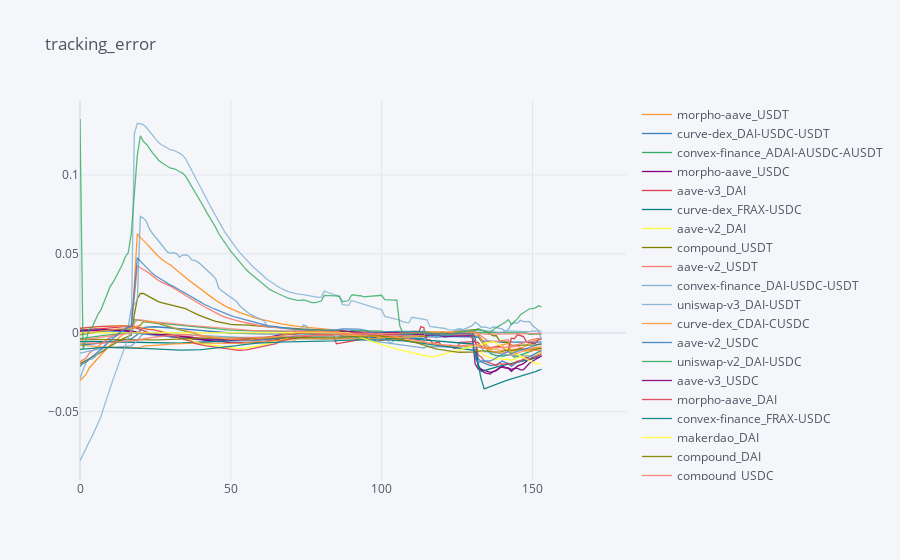

Here is the notebook cell this chart was saved with:
### Code cell
tracking_error = (backtest['pred_apy'].rolling(28).mean().shift(-28)-backtest['apy'])
tracking_error = tracking_error.rename(columns={col: strategies[vault][vault][int(col)] if col != 'total' else col for col in backtest['weights'].columns})
tracking_error.iplot(title='tracking_error')

### Figure 1 — Plotly figure (JSON) as saved in the notebook; plotly's stock layout.template omitted (floating-point values rounded to 4 significant figures; data arrays with more than 128 entries replaced by an {"elided": "..."} marker saying what was removed)
{"data": [{"line": {"color": "rgba(255, 153, 51, 1.0)", "dash": "solid", "shape": "linear", "width": 1.3}, "mode": "lines", "name": "morpho-aave_USDT", "text": "", "type": "scatter", "x": {"elided": "182 int values"}, "y": {"elided": "182 mixed values"}}, {"line": {"color": "rgba(55, 128, 191, 1.0)", "dash": "solid", "shape": "linear", "width": 1.3}, "mode": "lines", "name": "curve-dex_DAI-USDC-USDT", "text": "", "type": "scatter", "x": {"elided": "182 int values"}, "y": {"elided": "182 mixed values"}}, {"line": {"color": "rgba(50, 171, 96, 1.0)", "dash": "solid", "shape": "linear", "width": 1.3}, "mode": "lines", "name": "convex-finance_ADAI-AUSDC-AUSDT", "text": "", "type": "scatter", "x": {"elided": "182 int values"}, "y": {"elided": "182 mixed values"}}, {"line": {"color": "rgba(128, 0, 128, 1.0)", "dash": "solid", "shape": "linear", "width": 1.3}, "mode": "lines", "name": "morpho-aave_USDC", "text": "", "type": "scatter", "x": {"elided": "182 int values"}, "y": {"elided": "182 mixed values"}}, {"line": {"color": "rgba(219, 64, 82, 1.0)", "dash": "solid", "shape": "linear", "width": 1.3}, "mode": "lines", "name": "aave-v3_DAI", "text": "", "type": "scatter", "x": {"elided": "182 int values"}, "y": {"elided": "182 mixed values"}}, {"line": {"color": "rgba(0, 128, 128, 1.0)", "dash": "solid", "shape": "linear", "width": 1.3}, "mode": "lines", "name": "curve-dex_FRAX-USDC", "text": "", "type": "scatter", "x": {"elided": "182 int values"}, "y": {"elided": "182 mixed values"}}, {"line": {"color": "rgba(255, 255, 51, 1.0)", "dash": "solid", "shape": "linear", "width": 1.3}, "mode": "lines", "name": "aave-v2_DAI", "text": "", "type": "scatter", "x": {"elided": "182 int values"}, "y": {"elided": "182 mixed values"}}, {"line": {"color": "rgba(128, 128, 0, 1.0)", "dash": "solid", "shape": "linear", "width": 1.3}, "mode": "lines", "name": "compound_USDT", "text": "", "type": "scatter", "x": {"elided": "182 int values"}, "y": {"elided": "182 mixed values"}}, {"line": {"color": "rgba(251, 128, 114, 1.0)", "dash": "solid", "shape": "linear", "width": 1.3}, "mode": "lines", "name": "aave-v2_USDT", "text": "", "type": "scatter", "x": {"elided": "182 int values"}, "y": {"elided": "182 mixed values"}}, {"line": {"color": "rgba(128, 177, 211, 1.0)", "dash": "solid", "shape": "linear", "width": 1.3}, "mode": "lines", "name": "convex-finance_DAI-USDC-USDT", "text": "", "type": "scatter", "x": {"elided": "182 int values"}, "y": {"elided": "182 mixed values"}}, {"line": {"color": "rgba(128, 177, 211, 0.8999999999999999)", "dash": "solid", "shape": "linear", "width": 1.3}, "mode": "lines", "name": "uniswap-v3_DAI-USDT", "text": "", "type": "scatter", "x": {"elided": "182 int values"}, "y": {"elided": "182 mixed values"}}, {"line": {"color": "rgba(255, 153, 51, 0.8999999999999999)", "dash": "solid", "shape": "linear", "width": 1.3}, "mode": "lines", "name": "curve-dex_CDAI-CUSDC", "text": "", "type": "scatter", "x": {"elided": "182 int values"}, "y": {"elided": "182 mixed values"}}, {"line": {"color": "rgba(55, 128, 191, 0.8999999999999999)", "dash": "solid", "shape": "linear", "width": 1.3}, "mode": "lines", "name": "aave-v2_USDC", "text": "", "type": "scatter", "x": {"elided": "182 int values"}, "y": {"elided": "182 mixed values"}}, {"line": {"color": "rgba(50, 171, 96, 0.8999999999999999)", "dash": "solid", "shape": "linear", "width": 1.3}, "mode": "lines", "name": "uniswap-v2_DAI-USDC", "text": "", "type": "scatter", "x": {"elided": "182 int values"}, "y": {"elided": "182 mixed values"}}, {"line": {"color": "rgba(128, 0, 128, 0.8999999999999999)", "dash": "solid", "shape": "linear", "width": 1.3}, "mode": "lines", "name": "aave-v3_USDC", "text": "", "type": "scatter", "x": {"elided": "182 int values"}, "y": {"elided": "182 mixed values"}}, {"line": {"color": "rgba(219, 64, 82, 0.8999999999999999)", "dash": "solid", "shape": "linear", "width": 1.3}, "mode": "lines", "name": "morpho-aave_DAI", "text": "", "type": "scatter", "x": {"elided": "182 int values"}, "y": {"elided": "182 mixed values"}}, {"line": {"color": "rgba(0, 128, 128, 0.8999999999999999)", "dash": "solid", "shape": "linear", "width": 1.3}, "mode": "lines", "name": "convex-finance_FRAX-USDC", "text": "", "type": "scatter", "x": {"elided": "182 int values"}, "y": {"elided": "182 mixed values"}}, {"line": {"color": "rgba(255, 255, 51, 0.8999999999999999)", "dash": "solid", "shape": "linear", "width": 1.3}, "mode": "lines", "name": "makerdao_DAI", "text": "", "type": "scatter", "x": {"elided": "182 int values"}, "y": {"elided": "182 mixed values"}}, {"line": {"color": "rgba(128, 128, 0, 0.8999999999999999)", "dash": "solid", "shape": "linear", "width": 1.3}, "mode": "lines", "name": "compound_DAI", "text": "", "type": "scatter", "x": {"elided": "182 int values"}, "y": {"elided": "182 mixed values"}}, {"line": {"color": "rgba(251, 128, 114, 0.8999999999999999)", "dash": "solid", "shape": "linear", "width": 1.3}, "mode": "lines", "name": "compound_USDC", "text": "", "type": "scatter", "x": {"elided": "182 int values"}, "y": {"elided": "182 mixed values"}}, {"line": {"color": "rgba(251, 128, 114, 0.7999999999999998)", "dash": "solid", "shape": "linear", "width": 1.3}, "mode": "lines", "name": "uniswap-v3_DAI-FRAX", "text": "", "type": "scatter", "x": {"elided": "182 int values"}, "y": {"elided": "182 mixed values"}}, {"line": {"color": "rgba(128, 177, 211, 0.7999999999999998)", "dash": "solid", "shape": "linear", "width": 1.3}, "mode": "lines", "name": "uniswap-v2_USDC-USDT", "text": "", "type": "scatter", "x": {"elided": "182 int values"}, "y": {"elided": "182 mixed values"}}, {"line": {"color": "rgba(255, 153, 51, 0.7999999999999998)", "dash": "solid", "shape": "linear", "width": 1.3}, "mode": "lines", "name": "curve-dex_ADAI-AUSDC-AUSDT", "text": "", "type": "scatter", "x": {"elided": "182 int values"}, "y": {"elided": "182 mixed values"}}, {"line": {"color": "rgba(55, 128, 191, 0.7999999999999998)", "dash": "solid", "shape": "linear", "width": 1.3}, "mode": "lines", "name": "aave-v3_USDT", "text": "", "type": "scatter", "x": {"elided": "182 int values"}, "y": {"elided": "182 mixed values"}}, {"line": {"color": "rgba(50, 171, 96, 0.7999999999999998)", "dash": "solid", "shape": "linear", "width": 1.3}, "mode": "lines", "name": "total", "text": "", "type": "scatter", "x": {"elided": "182 int values"}, "y": {"elided": "182 mixed values"}}], "layout": {"legend": {"bgcolor": "#F5F6F9", "font": {"color": "#4D5663"}}, "paper_bgcolor": "#F5F6F9", "plot_bgcolor": "#F5F6F9", "title": {"font": {"color": "#4D5663"}, "text": "tracking_error"}, "xaxis": {"gridcolor": "#E1E5ED", "showgrid": true, "tickfont": {"color": "#4D5663"}, "title": {"font": {"color": "#4D5663"}, "text": ""}, "zerolinecolor": "#E1E5ED"}, "yaxis": {"gridcolor": "#E1E5ED", "showgrid": true, "tickfont": {"color": "#4D5663"}, "title": {"font": {"color": "#4D5663"}, "text": ""}, "zerolinecolor": "#E1E5ED"}}}
